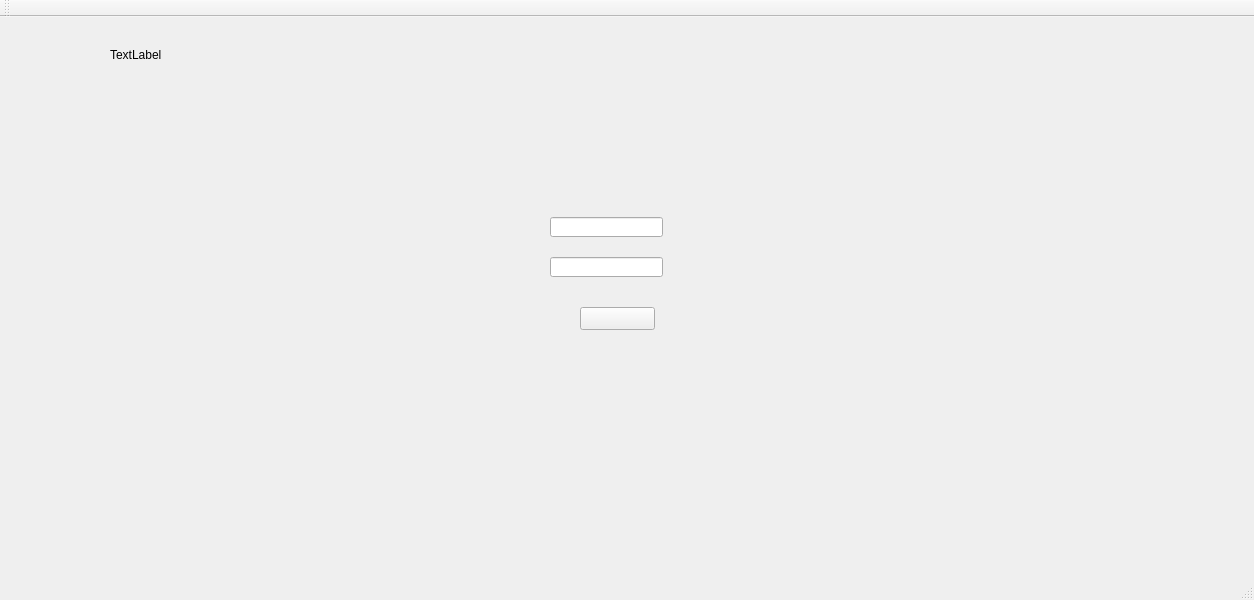
<?xml version="1.0" encoding="UTF-8"?>
<ui version="4.0">
 <class>MainWindow</class>
 <widget class="QMainWindow" name="MainWindow">
  <property name="geometry">
   <rect>
    <x>0</x>
    <y>0</y>
    <width>1254</width>
    <height>600</height>
   </rect>
  </property>
  <property name="windowTitle">
   <string>MainWindow</string>
  </property>
  <widget class="QWidget" name="centralWidget">
   <widget class="QPushButton" name="pushButton">
    <property name="geometry">
     <rect>
      <x>580</x>
      <y>290</y>
      <width>75</width>
      <height>23</height>
     </rect>
    </property>
    <property name="styleSheet">
     <string notr="true">backgroung:transparent;
border:transparent;
QPushButton{
background:rgba(255,255,255,0);
border-radius:8px;
}
QPushButton::hover{
background:rgba(0,0,0,85);
}</string>
    </property>
    <property name="text">
     <string/>
    </property>
   </widget>
   <widget class="QLineEdit" name="LE_username">
    <property name="geometry">
     <rect>
      <x>550</x>
      <y>200</y>
      <width>113</width>
      <height>20</height>
     </rect>
    </property>
   </widget>
   <widget class="QLineEdit" name="LE_password">
    <property name="geometry">
     <rect>
      <x>550</x>
      <y>240</y>
      <width>113</width>
      <height>20</height>
     </rect>
    </property>
    <property name="echoMode">
     <enum>QLineEdit::Password</enum>
    </property>
   </widget>
   <widget class="QLabel" name="l_titre">
    <property name="geometry">
     <rect>
      <x>110</x>
      <y>30</y>
      <width>101</width>
      <height>16</height>
     </rect>
    </property>
    <property name="text">
     <string>TextLabel</string>
    </property>
   </widget>
   <widget class="QLabel" name="label">
    <property name="geometry">
     <rect>
      <x>-10</x>
      <y>0</y>
      <width>1331</width>
      <height>551</height>
     </rect>
    </property>
    <property name="text">
     <string/>
    </property>
    <property name="pixmap">
     <pixmap resource="ressources.qrc">:/new/prefix1/Objet-dynamique-vectoriel.png</pixmap>
    </property>
   </widget>
   <zorder>label</zorder>
   <zorder>pushButton</zorder>
   <zorder>LE_username</zorder>
   <zorder>LE_password</zorder>
   <zorder>l_titre</zorder>
  </widget>
  <widget class="QMenuBar" name="menuBar">
   <property name="geometry">
    <rect>
     <x>0</x>
     <y>0</y>
     <width>1254</width>
     <height>21</height>
    </rect>
   </property>
  </widget>
  <widget class="QToolBar" name="mainToolBar">
   <attribute name="toolBarArea">
    <enum>TopToolBarArea</enum>
   </attribute>
   <attribute name="toolBarBreak">
    <bool>false</bool>
   </attribute>
  </widget>
  <widget class="QStatusBar" name="statusBar"/>
 </widget>
 <layoutdefault spacing="6" margin="11"/>
 <resources>
  <include location="ressources.qrc"/>
 </resources>
 <connections/>
</ui>
